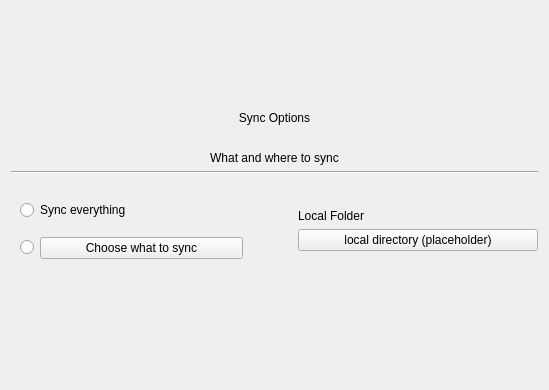
<?xml version="1.0" encoding="UTF-8"?>
<ui version="4.0">
 <class>SyncOptionsSetupWizardPage</class>
 <widget class="QWidget" name="SyncOptionsSetupWizardPage">
  <property name="geometry">
   <rect>
    <x>0</x>
    <y>0</y>
    <width>549</width>
    <height>390</height>
   </rect>
  </property>
  <property name="windowTitle">
   <string>Form</string>
  </property>
  <layout class="QVBoxLayout" name="verticalLayout">
   <item>
    <spacer name="verticalSpacer">
     <property name="orientation">
      <enum>Qt::Vertical</enum>
     </property>
     <property name="sizeHint" stdset="0">
      <size>
       <width>20</width>
       <height>40</height>
      </size>
     </property>
    </spacer>
   </item>
   <item>
    <widget class="QLabel" name="label">
     <property name="text">
      <string>Sync Options</string>
     </property>
     <property name="alignment">
      <set>Qt::AlignCenter</set>
     </property>
    </widget>
   </item>
   <item>
    <spacer name="verticalSpacer_3">
     <property name="orientation">
      <enum>Qt::Vertical</enum>
     </property>
     <property name="sizeType">
      <enum>QSizePolicy::Maximum</enum>
     </property>
     <property name="sizeHint" stdset="0">
      <size>
       <width>20</width>
       <height>20</height>
      </size>
     </property>
    </spacer>
   </item>
   <item>
    <widget class="QLabel" name="label_2">
     <property name="text">
      <string>What and where to sync</string>
     </property>
     <property name="alignment">
      <set>Qt::AlignCenter</set>
     </property>
    </widget>
   </item>
   <item>
    <widget class="Line" name="line">
     <property name="orientation">
      <enum>Qt::Horizontal</enum>
     </property>
    </widget>
   </item>
   <item>
    <layout class="QHBoxLayout" name="horizontalLayout">
     <item>
      <widget class="QGroupBox" name="groupBox">
       <property name="enabled">
        <bool>true</bool>
       </property>
       <property name="styleSheet">
        <string notr="true">QGroupBox{border: 0;}</string>
       </property>
       <property name="title">
        <string notr="true"/>
       </property>
       <layout class="QVBoxLayout" name="verticalLayout_3">
        <item>
         <widget class="QRadioButton" name="syncEverythingRadioButton">
          <property name="text">
           <string>Sync everything</string>
          </property>
         </widget>
        </item>
        <item>
         <layout class="QHBoxLayout" name="horizontalLayout_2">
          <item>
           <widget class="QRadioButton" name="chooseWhatToSyncRadioButton">
            <property name="sizePolicy">
             <sizepolicy hsizetype="Maximum" vsizetype="Fixed">
              <horstretch>0</horstretch>
              <verstretch>0</verstretch>
             </sizepolicy>
            </property>
            <property name="text">
             <string notr="true"/>
            </property>
           </widget>
          </item>
          <item>
           <widget class="QPushButton" name="chooseWhatToSyncPushButton">
            <property name="text">
             <string>Choose what to sync</string>
            </property>
           </widget>
          </item>
         </layout>
        </item>
       </layout>
      </widget>
     </item>
     <item>
      <spacer name="horizontalSpacer">
       <property name="orientation">
        <enum>Qt::Horizontal</enum>
       </property>
       <property name="sizeType">
        <enum>QSizePolicy::Maximum</enum>
       </property>
       <property name="sizeHint" stdset="0">
        <size>
         <width>40</width>
         <height>20</height>
        </size>
       </property>
      </spacer>
     </item>
     <item>
      <layout class="QVBoxLayout" name="verticalLayout_2">
       <item>
        <spacer name="verticalSpacer_4">
         <property name="orientation">
          <enum>Qt::Vertical</enum>
         </property>
         <property name="sizeType">
          <enum>QSizePolicy::MinimumExpanding</enum>
         </property>
         <property name="sizeHint" stdset="0">
          <size>
           <width>20</width>
           <height>5</height>
          </size>
         </property>
        </spacer>
       </item>
       <item>
        <widget class="QLabel" name="label_3">
         <property name="text">
          <string>Local Folder</string>
         </property>
        </widget>
       </item>
       <item>
        <widget class="QPushButton" name="localDirectoryPushButton">
         <property name="text">
          <string notr="true">local directory (placeholder)</string>
         </property>
        </widget>
       </item>
       <item>
        <spacer name="verticalSpacer_5">
         <property name="orientation">
          <enum>Qt::Vertical</enum>
         </property>
         <property name="sizeType">
          <enum>QSizePolicy::MinimumExpanding</enum>
         </property>
         <property name="sizeHint" stdset="0">
          <size>
           <width>20</width>
           <height>5</height>
          </size>
         </property>
        </spacer>
       </item>
      </layout>
     </item>
    </layout>
   </item>
   <item>
    <spacer name="verticalSpacer_2">
     <property name="orientation">
      <enum>Qt::Vertical</enum>
     </property>
     <property name="sizeHint" stdset="0">
      <size>
       <width>20</width>
       <height>40</height>
      </size>
     </property>
    </spacer>
   </item>
  </layout>
 </widget>
 <resources/>
 <connections/>
</ui>
